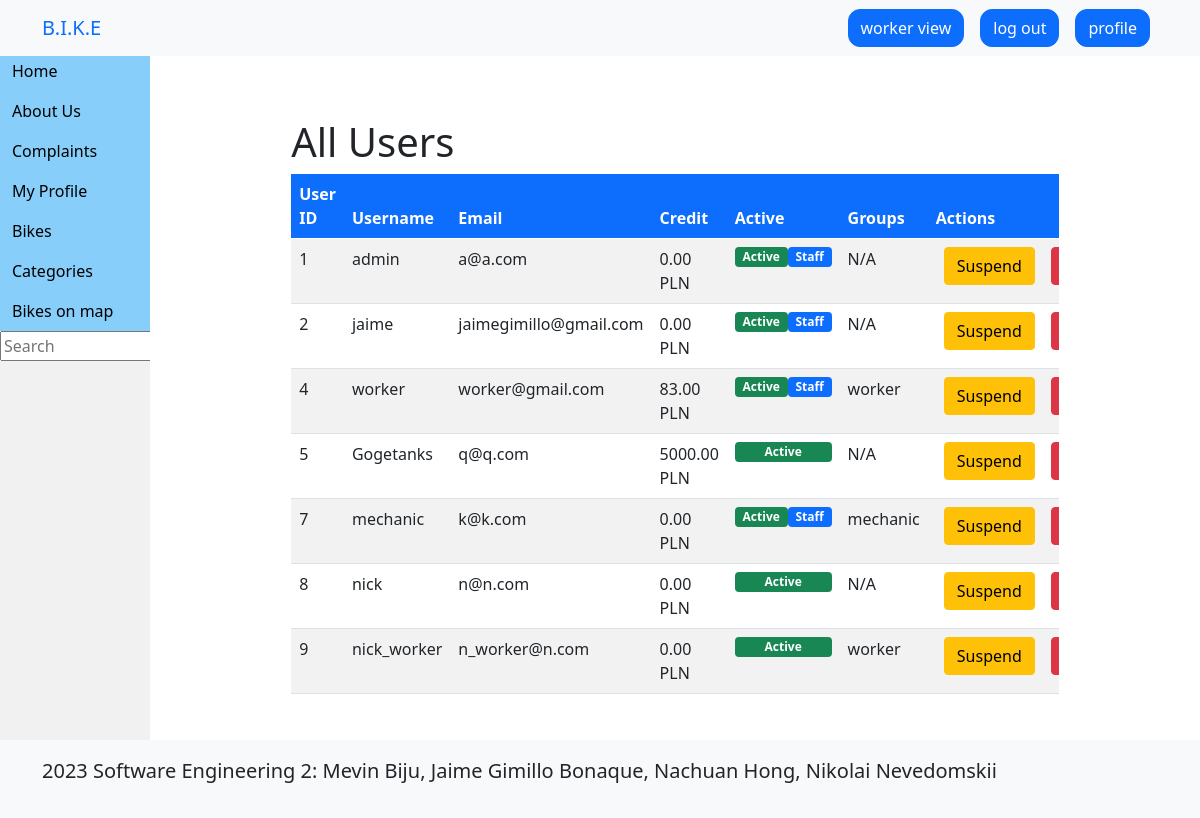
Before: /worker/account_management (signed in) with the older database file.
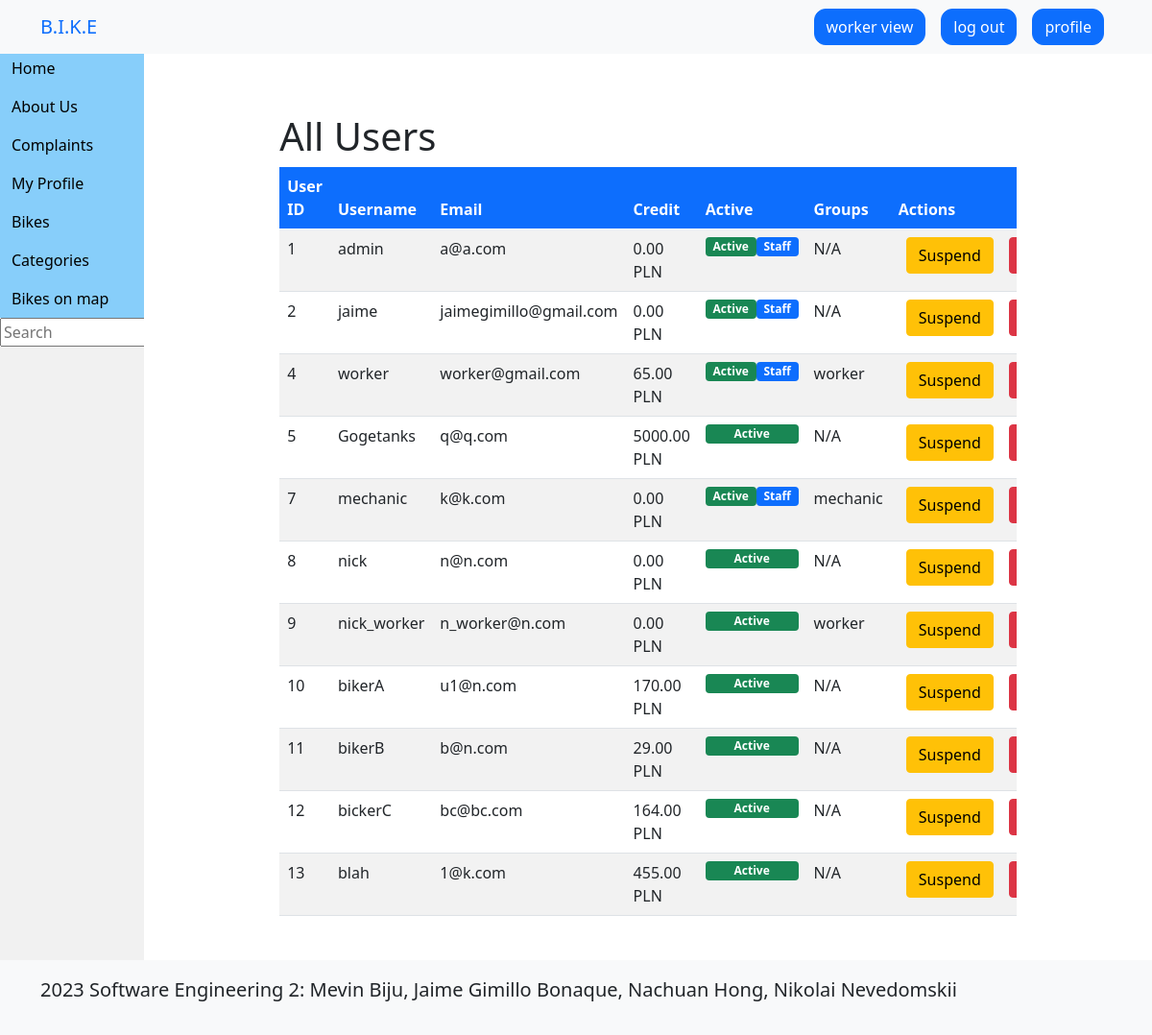
After: the same page with the newer database file.
### bike/models.py (models this page shows)
class User(AbstractUser):
    email = models.EmailField(_('email address'), unique=True)
    credit = models.DecimalField(max_digits=8, decimal_places=2, default=0)
    def is_worker(self):
        return self.groups.filter(name='worker').exists()
    def is_mechanic(self):
        return self.groups.filter(name='mechanic').exists()

### bike/views.py (the view)
# urls.py: path('worker/account_management', views.account_management_request, name='account_management'),
def account_management_request(request):
    user = get_user(request)
    if not user:
        return redirect('login')
    if user.is_worker():
        users = User.objects.all()
        groups = Group.objects.all()
        return render(request, 'worker/account_management.html', {'users': users, 'groups': groups})
    return redirect('home')

### bike/views.py (called while the page is built)
def get_user(request):
    if not request.user.is_authenticated:
        messages.error(request, 'You are must login to perform some actions.')
        return None
    return User.objects.get(username=request.user.username)

### templates/worker/account_management.html
{% extends 'base.html' %}
{% block content %}
<div class="container mt-5">
    <div class="row justify-content-center">
      <div class="col-md-10">
<h1>All Users</h1>
<div class="table-responsive">
<table class="table table-striped table-hover">
  <thead class="bg-primary text-white">
    <tr>
      <th>User ID</th>
      <th>Username</th>
      <th>Email</th>
      <th>Credit</th>
      <th>Active</th>
      <th>Groups</th>
      <th>Actions</th>
    </tr>
  </thead>
  <tbody>
    {% for user in users %}
      <tr>
        <td>{{ user.id }}</td>
        <td>{{ user.username }}</td>
        <td>{{ user.email }}</td>
        <td>{{ user.credit }} PLN</td>
        <td>
            <div class="d-flex">
              {% if user.is_active %}
                <span class="badge bg-success flex-fill">Active</span>
              {% else %}
                <span class="badge bg-danger flex-fill">Inactive</span>
              {% endif %}
              {% if user.is_staff %}
                <span class="badge bg-primary flex-fill">Staff</span>
              {% endif %}
            </div>
        </td>
        <td>
            {% for group in user.groups.all %}
              {{ group.name }}{% if not forloop.last %}, {% endif %}
            {% empty %}
              N/A
            {% endfor %}
        </td>
        <td>
            <div class="btn-group" role="group" aria-label="User Actions">
                <a href="{% url 'deactivate_user' user.id %}"
                    class="btn btn-warning mx-2 rounded"
                    onclick="return confirm('Are you sure you want to deactivate this user?')">
                    Suspend</a>
                <a href="{% url 'delete_user' user.id %}"
                    class="btn btn-danger mx-2 rounded"
                    onclick="return confirm('Are you sure you want to delete this user?')">
                    Delete</a>
            </div>
          </td>
      </tr>
    {% endfor %}
  </tbody>
</table>
</div>
</div>
</div>
</div>
{% endblock %}

### templates/base.html (shortened to what this page needs)
{% load static %}
<!DOCTYPE html>
<html lang="en">
	<head>
		<link href="https://cdn.jsdelivr.net/npm/bootstrap@5.0.2/dist/css/bootstrap.min.css" rel="stylesheet">
		<link href="{% static 'css/base.css' %}?timestamp=1234567890" rel="stylesheet">
	</head>
	<body class="d-flex flex-column min-vh-100">
		<nav class="navbar navbar-expand-lg bg-light fixed-top">
			<div class="container">
				<a href="/" class="navbar-brand">B.I.K.E</a>
				<div class="collaps divbar-collaps">
					<ul class="navbar-nav ms-auto">
						{% if user.is_authenticated and user.is_worker %}
						<li class="nav-item">
							<a href="{% url 'worker' %}" class="btn btn-primary mx-2 rounded-custom">worker view</a>
						</li>
						{% endif %}
						{% if user.is_authenticated %}
						<li class="nav-item">
							<a href="{% url 'logout' %}" class="btn btn-primary mx-2 rounded-custom"
							onclick="return confirm('Are you sure to log out?')">log out</a>
						</li>
						<li class="nav-item">
							<a href="{% url 'profile' %}" class="btn btn-primary mx-2 rounded-custom">profile</a>
						</li>
						{% endif %}
					</ul>
				</div>
			</div>
		</nav>
		<div class="container-fluid" style="margin-top: 60px;">
			<nav class="nav flex-column">
				<ul class="navi">
					<li><a href="{% url 'home' %}"
							class="{% if request.resolver_match.url_name == 'home' %}active{% else %}none{% endif %}">
							Home
						</a></li>
					<li><a href="{% url 'about' %}"
							class="{% if request.resolver_match.url_name == 'about' %}active{% else %}none{% endif %}">
							About Us
						</a></li>
					{% if user.is_authenticated %}
					<li><a href="{% url 'complaints' %}"
						class="{% if request.resolver_match.url_name == 'complaints' %}active{% else %}none{% endif %}">
						Complaints
						</a></li>
					<li><a href="{% url 'profile' %}"
						class="{% if request.resolver_match.url_name == 'profile' %}active{% else %}none{% endif %}">
						My Profile
						</a></li>
					{% endif %}
					<li><a href="{% url 'bike_list' %}">Bikes</a></li>
					<li><a href="{% url 'category_list' %}">Categories</a></li>
					<li><a href="{% url 'bikemap' %}"
						class="{% if request.resolver_match.url_name == 'bikemap' %}active{% else %}none{% endif %}">
						Bikes on map
						</a></li>
                    <li><form method="get" action="{% url 'search' %}">
                            <input type="search" placeholder="Search" aria-label="Search" name="q">
               </form></li>
				</ul>
			</nav>
		</div>
		<div class="content">
			{% block content %}
			{% endblock %}
		</div>
		<footer class="p-3 bg-light text-container position-relative mt-auto">
			<div class="container">
				<p class="lead">2023 Software Engineering 2: Mevin Biju, Jaime Gimillo Bonaque,	Nachuan Hong, Nikolai Nevedomskii</p>
			</div>
		</footer>
	</body>
</html>

### static/css/base.css (style rules this page uses)
html,body { width: 100%; height: 100%; margin: 0; padding: 0; overflow-x: hidden; }
ul.navi { list-style-type: none; margin-top: -9px !important; margin: 0; padding: 0; width: 150px; background-color: #f1f1f1; position: fixed; height: 100%; overflow: auto; }
ul.navi li a { display: block; background-color: lightskyblue; color: black; padding: 8px 12px; text-decoration: none; }
ul.navi li a.none { background-color: lightskyblue; color: black; }
div.content { background-color: rgba(255, 255, 255, 0.8); margin-left: 170px; margin-right: 20px; padding: 10px 30px 30px; }
.rounded-custom { border-radius: 12px; }
.container-fluid { padding: 0; margin: 0; }

Changed rows visible on the page:
changed User "worker": credit "83.00" → "65.00"
added User: id "10", username "bikerA", email "u1@n.com", credit "170.00", is_active "Active"
added User: id "11", username "bikerB", email "b@n.com", credit "29.00", is_active "Active"
added User: id "12", username "bickerC", email "bc@bc.com", credit "164.00", is_active "Active"
added User: id "13", username "blah", email "1@k.com", credit "455.00", is_active "Active"
